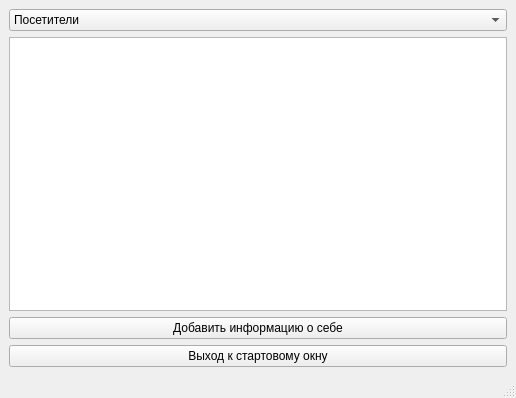
<?xml version="1.0" encoding="UTF-8"?>
<ui version="4.0">
 <class>MainWindow</class>
 <widget class="QMainWindow" name="MainWindow">
  <property name="geometry">
   <rect>
    <x>0</x>
    <y>0</y>
    <width>516</width>
    <height>398</height>
   </rect>
  </property>
  <property name="minimumSize">
   <size>
    <width>516</width>
    <height>398</height>
   </size>
  </property>
  <property name="maximumSize">
   <size>
    <width>516</width>
    <height>398</height>
   </size>
  </property>
  <property name="windowTitle">
   <string>Auction</string>
  </property>
  <widget class="QWidget" name="centralwidget">
   <layout class="QGridLayout" name="gridLayout">
    <item row="2" column="2">
     <widget class="QTableWidget" name="tableWidget"/>
    </item>
    <item row="3" column="2">
     <widget class="QPushButton" name="pushButton">
      <property name="text">
       <string>Добавить информацию о себе</string>
      </property>
     </widget>
    </item>
    <item row="0" column="2">
     <widget class="QComboBox" name="comboBox">
      <item>
       <property name="text">
        <string>Посетители</string>
       </property>
      </item>
      <item>
       <property name="text">
        <string>Аукцион</string>
       </property>
      </item>
      <item>
       <property name="text">
        <string>Экспонаты</string>
       </property>
      </item>
     </widget>
    </item>
    <item row="4" column="2">
     <widget class="QPushButton" name="pushButton_2">
      <property name="text">
       <string>Выход к стартовому окну</string>
      </property>
     </widget>
    </item>
   </layout>
  </widget>
  <widget class="QStatusBar" name="statusbar"/>
 </widget>
 <resources/>
 <connections/>
</ui>
